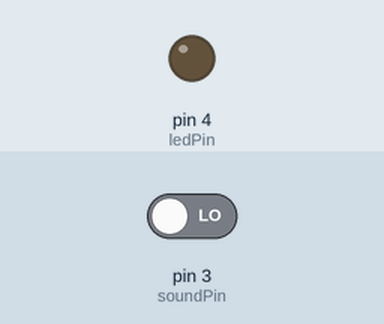
Simulated run of this sketch. Board: Arduino Uno, built with avr-gcc and run on an emulated ATmega328P. Shown: output pins drawn as LEDs (lit = HIGH). The test bench sets the inputs (shaded band); at power-on: pin 3 (soundPin) LOW. What the sketch prints to the serial monitor is not drawn.

Above: at 1.2 s.
1.3 s: pin 3 (soundPin) driven HIGH
At 2.2 s:
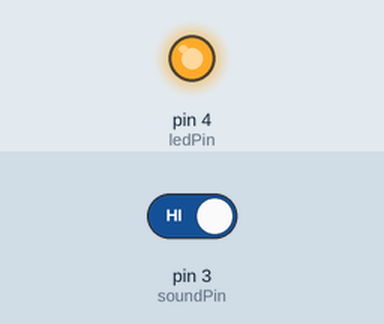
Timing chart, 0 to 4.3 s (numbered marks = the images above; inputs shaded):
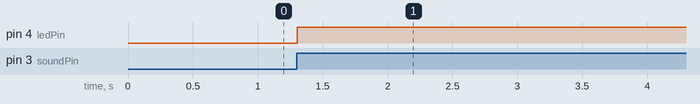

The sketch:

sound_reaction_project.ino
```cpp
int soundPin = 3;
int ledPin = 4;
int soundValue;
int soundOld = 0;
int ledState = 1;

void setup() {
  Serial.begin(9600);
  pinMode(soundPin, INPUT);
  pinMode(ledPin, OUTPUT);
}

void loop() {
  soundValue = digitalRead(soundPin);
  Serial.println(soundValue);

  if (soundValue == 1 && soundOld== 0) {

    if(ledState==1){
    digitalWrite(ledPin, HIGH);
    ledState=0;
  }else {
    digitalWrite(ledPin, LOW);
    ledState=1;
  }

}
soundOld=soundValue;
}
```

Measured:
- after the input at 1.3 s, pin 4 (ledPin): LOW → HIGH at once
